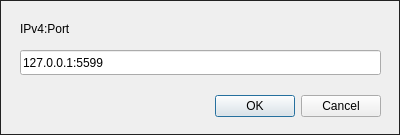
<?xml version="1.0" encoding="UTF-8"?>
<ui version="4.0">
 <class>ConnectDialog</class>
 <widget class="QDialog" name="ConnectDialog">
  <property name="windowModality">
   <enum>Qt::ApplicationModal</enum>
  </property>
  <property name="geometry">
   <rect>
    <x>0</x>
    <y>0</y>
    <width>400</width>
    <height>135</height>
   </rect>
  </property>
  <property name="sizePolicy">
   <sizepolicy hsizetype="Fixed" vsizetype="Fixed">
    <horstretch>0</horstretch>
    <verstretch>0</verstretch>
   </sizepolicy>
  </property>
  <property name="windowTitle">
   <string>Connect to API</string>
  </property>
  <property name="styleSheet">
   <string notr="true">QDialog {
    border: 1px solid #222;
}</string>
  </property>
  <widget class="QDialogButtonBox" name="buttonBox">
   <property name="geometry">
    <rect>
     <x>20</x>
     <y>90</y>
     <width>361</width>
     <height>32</height>
    </rect>
   </property>
   <property name="orientation">
    <enum>Qt::Horizontal</enum>
   </property>
   <property name="standardButtons">
    <set>QDialogButtonBox::Cancel|QDialogButtonBox::Ok</set>
   </property>
  </widget>
  <widget class="QLineEdit" name="lineEdit">
   <property name="geometry">
    <rect>
     <x>20</x>
     <y>50</y>
     <width>361</width>
     <height>25</height>
    </rect>
   </property>
   <property name="text">
    <string>127.0.0.1:5599</string>
   </property>
  </widget>
  <widget class="QLabel" name="label">
   <property name="geometry">
    <rect>
     <x>20</x>
     <y>20</y>
     <width>361</width>
     <height>17</height>
    </rect>
   </property>
   <property name="text">
    <string>IPv4:Port</string>
   </property>
  </widget>
 </widget>
 <resources/>
 <connections>
  <connection>
   <sender>buttonBox</sender>
   <signal>rejected()</signal>
   <receiver>ConnectDialog</receiver>
   <slot>reject()</slot>
   <hints>
    <hint type="sourcelabel">
     <x>316</x>
     <y>260</y>
    </hint>
    <hint type="destinationlabel">
     <x>286</x>
     <y>274</y>
    </hint>
   </hints>
  </connection>
 </connections>
</ui>
